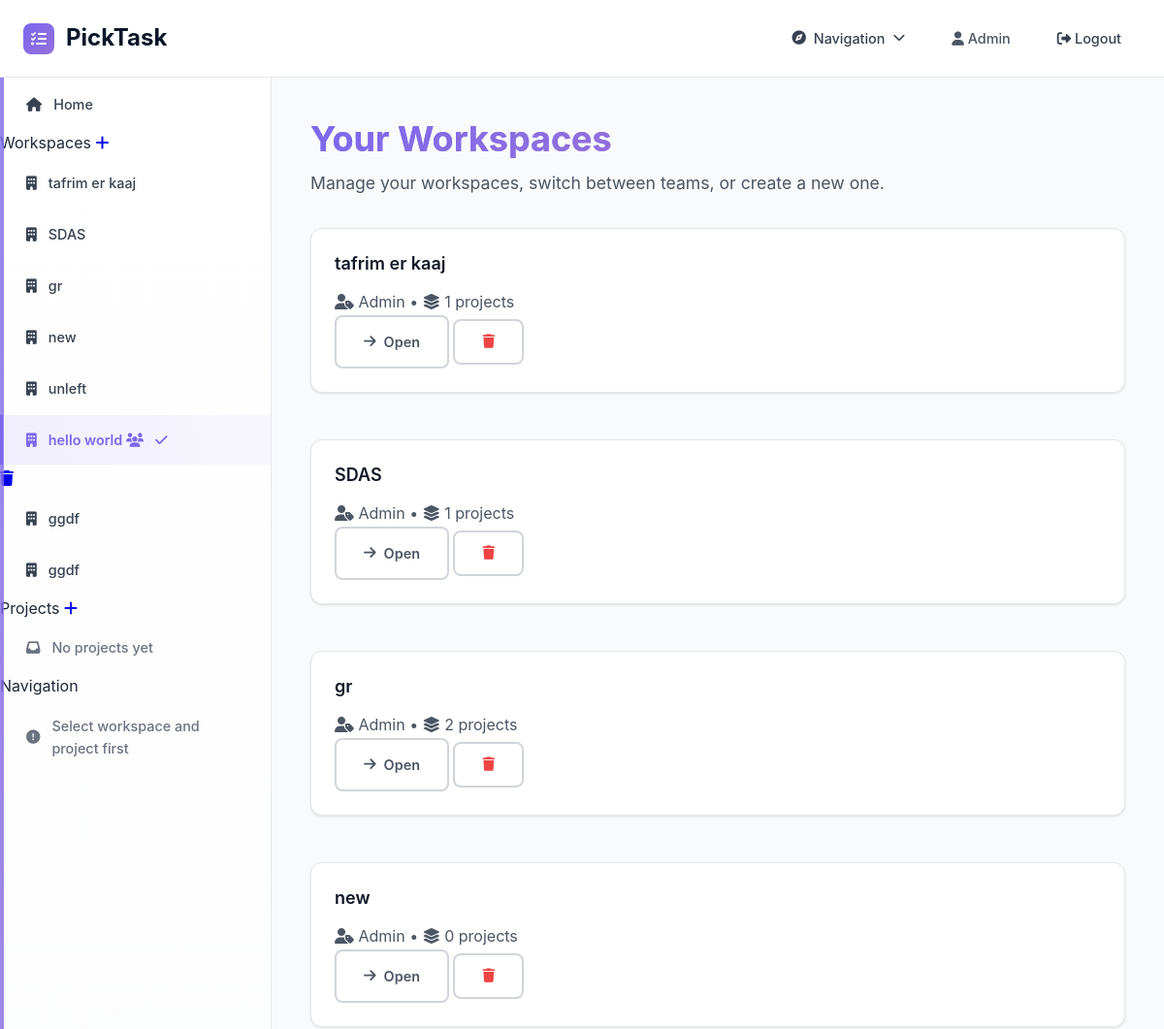
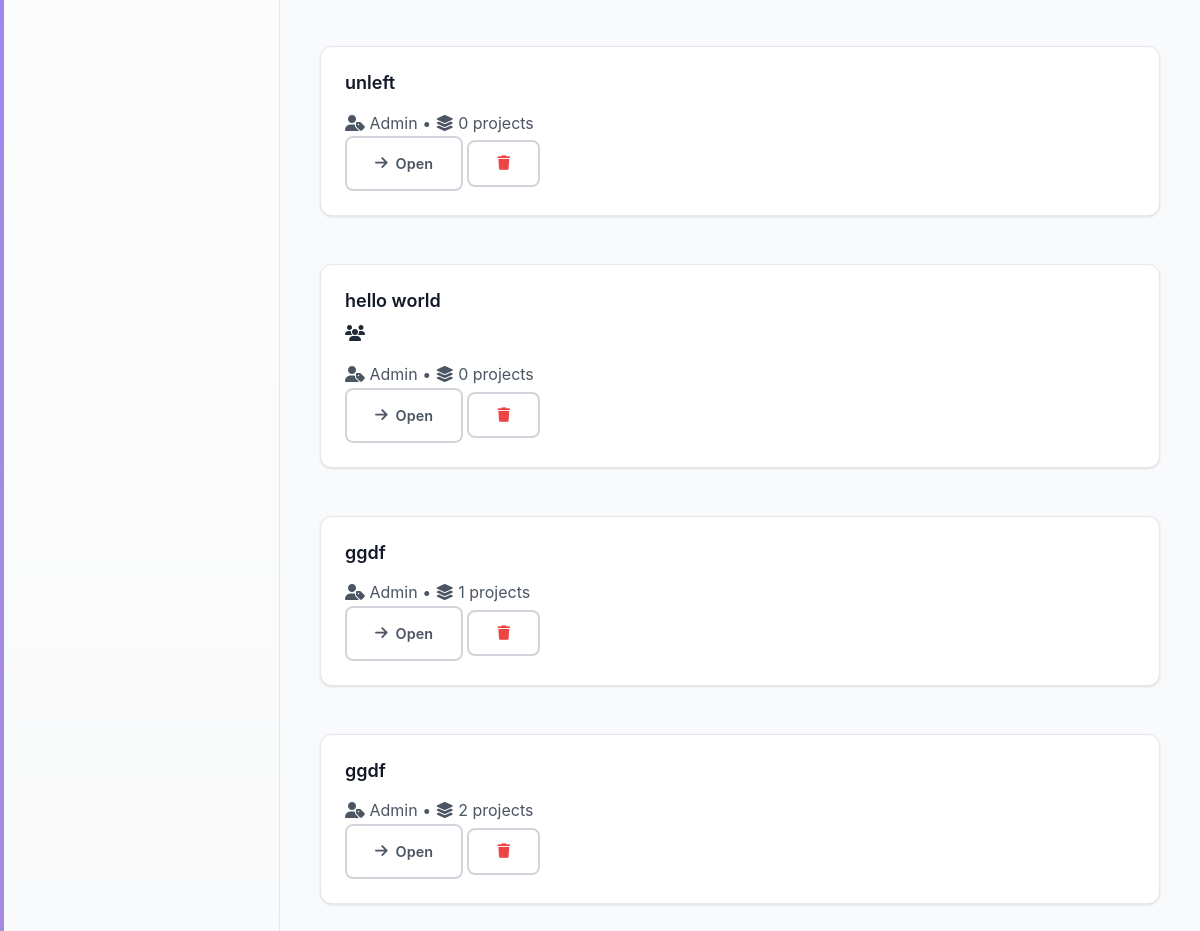
Before: /workspace/list/ (signed in) with the older database file (2 pictures, top to bottom).
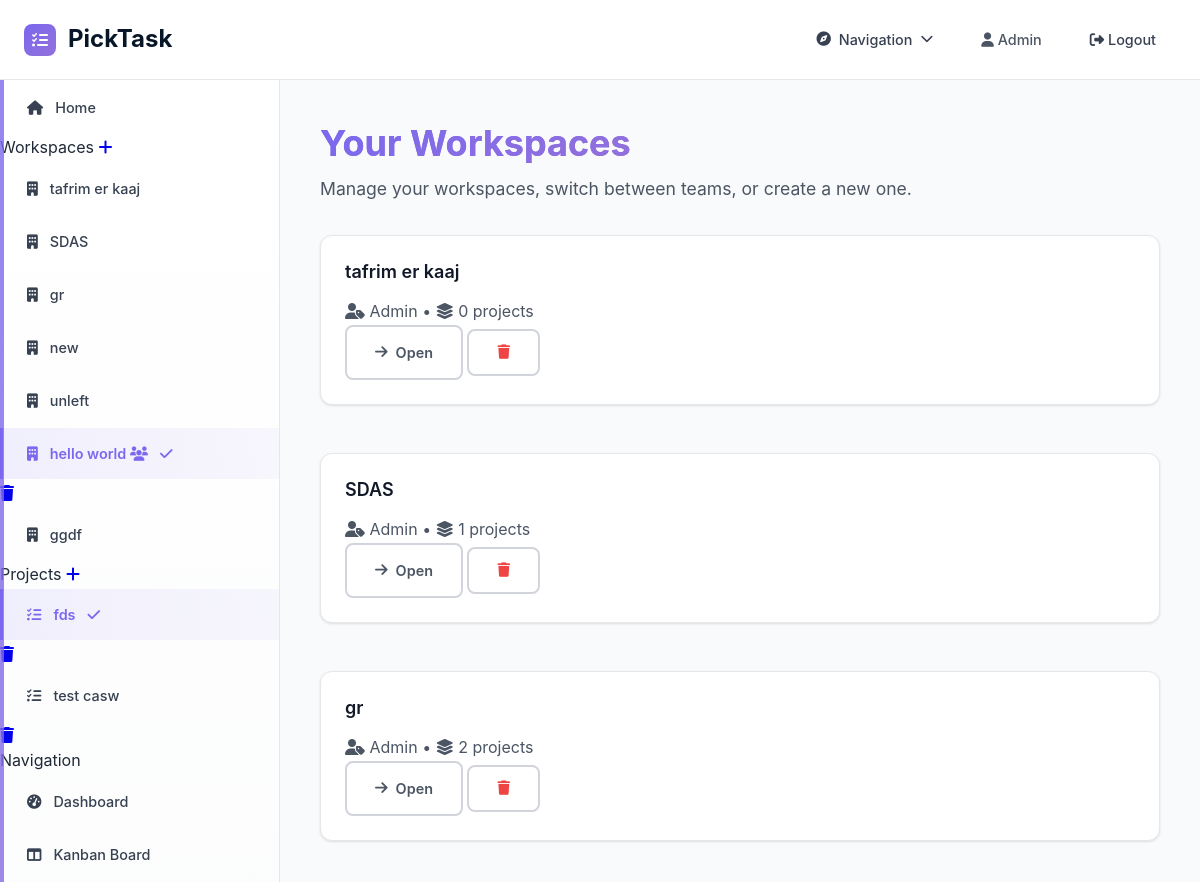
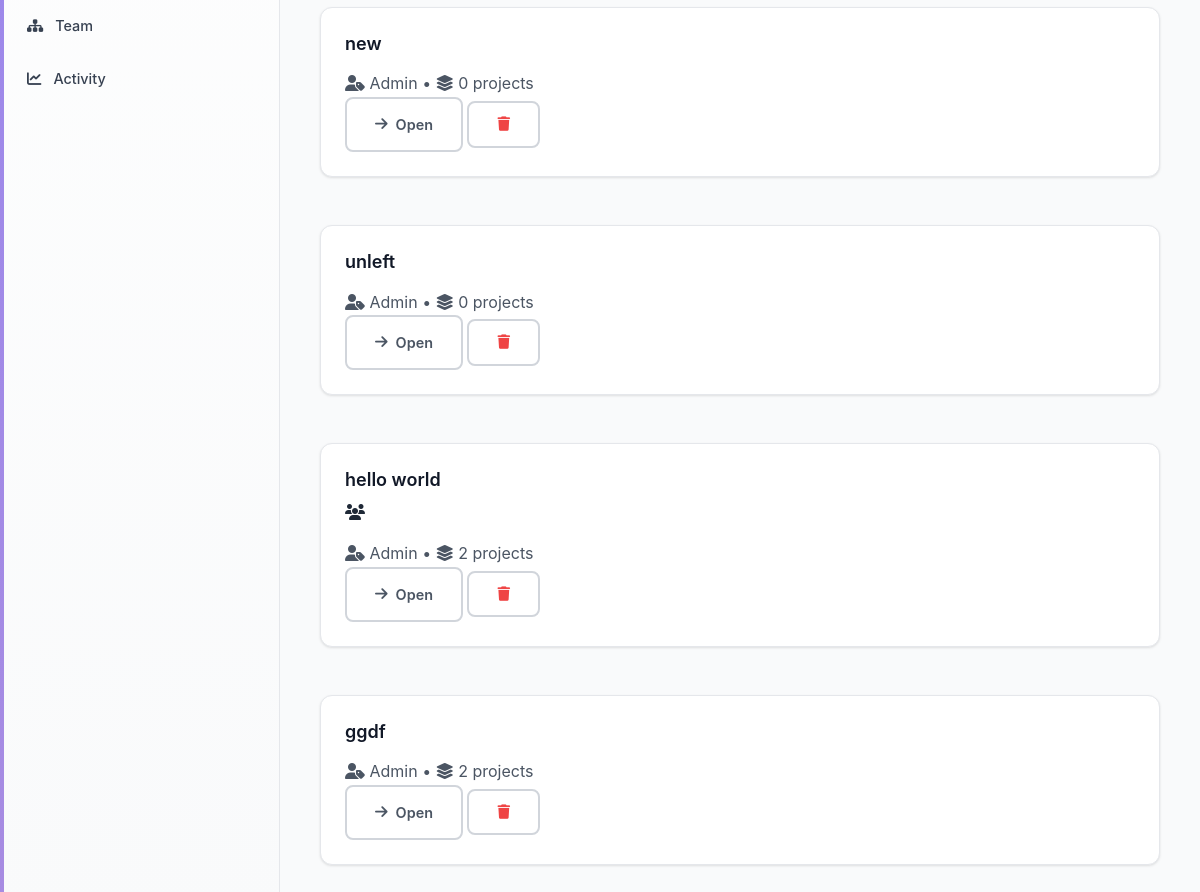
After: the same page with the newer database file (2 pictures, top to bottom).
### workspace/models.py (models this page shows, shortened)
class Workspace(models.Model):
    name = models.CharField(max_length=255)
    created_by = models.ForeignKey(settings.AUTH_USER_MODEL, on_delete=models.CASCADE, related_name='workspaces_created')
    created_at = models.DateTimeField(auto_now_add=True)
    class Meta:
        ordering = ['-created_at']

class Membership(models.Model):
    ROLE_CHOICES = [
        ('admin', 'Admin'),
        ('member', 'Member'),
    ]
    user = models.ForeignKey(settings.AUTH_USER_MODEL, on_delete=models.CASCADE, related_name='memberships')
    workspace = models.ForeignKey(Workspace, on_delete=models.CASCADE, related_name='memberships')
    role = models.CharField(max_length=20, choices=ROLE_CHOICES, default='member')
    joined_at = models.DateTimeField(auto_now_add=True)
    class Meta:
        unique_together = ['user', 'workspace']
        ordering = ['-joined_at']

class Project(models.Model):
    name = models.CharField(max_length=255)
    description = models.TextField(blank=True, null=True)
    workspace = models.ForeignKey(Workspace, on_delete=models.CASCADE, related_name='projects')
    created_by = models.ForeignKey(settings.AUTH_USER_MODEL, on_delete=models.CASCADE, related_name='projects_created')
    created_at = models.DateTimeField(auto_now_add=True)
    color = models.CharField(max_length=7, default='#3B82F6')  # Hex color
    class Meta:
        ordering = ['-created_at']

### workspace/views.py (the view)
# urls.py: path('list/', views.workspace_list, name='workspace-list'),
@login_required
def workspace_list(request):
    memberships = Membership.objects.filter(
        user=request.user
    ).select_related('workspace')
    context = {
        'memberships': memberships,
    }
    return render(request, 'workspace/workspace_list.html', context)

### templates/workspace/workspace_list.html (shortened to what this page needs)
{% extends 'base.html' %}
{% load static %}
{% block content_header %}
<div class="content-header">
    <h1>
        <span style="background: linear-gradient(135deg, var(--primary-teal), var(--primary-green)); -webkit-background-clip: text; -webkit-text-fill-color: transparent;">
            Your Workspaces
        </span>
    </h1>
    <p class="text-gray-600">
        Manage your workspaces, switch between teams, or create a new one.
    </p>
</div>
{% endblock %}
{% block content %}
{% if memberships %}
<div class="grid grid-cols-1 md:grid-cols-2 lg:grid-cols-3 gap-6">
    {% for membership in memberships %}
    <div class="card group hover:shadow-xl transition-all duration-300 transform hover:-translate-y-1 overflow-hidden">
        <div class="card-body p-6">
            <div class="flex items-start justify-between mb-4">
                <h3 class="text-xl font-semibold text-gray-900">{{ membership.workspace.name }}</h3>
                {% if membership.workspace.memberships.count > 1 %}
                <i class="fas fa-users text-primary-teal" title="Shared workspace"></i>
                {% endif %}
            </div>
            <p class="text-gray-600 mb-5">
                <span class="inline-flex items-center gap-1">
                    <i class="fas fa-user-tag text-gray-500"></i>
                    {{ membership.get_role_display|title }}
                </span>
                •
                <span class="inline-flex items-center gap-1">
                    <i class="fas fa-layer-group text-gray-500"></i>
                    {{ membership.workspace.projects.count }} projects
                </span>
            </p>
            <div class="flex gap-3">
                <a href="{% url 'workspace:workspace-detail' membership.workspace.id %}"
                   class="btn btn-outline flex-1 justify-center">
                    <i class="fas fa-arrow-right mr-2"></i> Open
                </a>
                {% if membership.role == 'admin' %}
                <a href="{% url 'workspace:delete-workspace' membership.workspace.id %}"
                   class="btn btn-outline text-error hover:text-white hover:bg-error"
                   title="Delete workspace">
                    <i class="fas fa-trash"></i>
                </a>
                {% endif %}
            </div>
        </div>
    </div>
    {% endfor %}
</div>
{% endif %}
{% endblock %}

### templates/partials/sidebar.html (shortened to what the changed rows need)
<div class="sidebar-nav">
    <div class="nav-section">
        <div class="nav-section-content">
            {% for workspace in workspaces %}
            <div class="nav-item-wrapper">
                <a
                    href="{% url 'workspace:workspace-detail' workspace.id %}"
                    class="nav-item {% if current_workspace and current_workspace.id == workspace.id %}selected{% endif %}"
                    data-workspace-id="{{ workspace.id }}"
                >
                    <div class="nav-item-icon">
                        <i class="fa-solid fa-building"></i>
                    </div>
                    <div class="nav-item-content">
                        <span class="nav-item-title">{{ workspace.name }}</span>
                        {% if workspace.memberships.count > 1 %}
                        <span class="nav-item-badge" title="Shared workspace">
                            <i class="fas fa-users"></i>
                        </span>
                        {% endif %}
                    </div>
                    {% if current_workspace and current_workspace.id == workspace.id %}
                    <div class="nav-item-indicator">
                        <i class="fas fa-check"></i>
                    </div>
                    {% endif %}
                </a>
                {% if user_membership.role == 'admin' and current_workspace and current_workspace.id == workspace.id %}
                <div class="nav-item-actions">
                    <a href="{% url 'workspace:delete-workspace' workspace.id %}"
                       class="nav-action-btn danger"
                       title="Delete Workspace"
                       onclick="return confirm('Delete this workspace? All projects and tasks will be permanently lost.')">
                        <i class="fas fa-trash"></i>
                    </a>
                </div>
                {% endif %}
            </div>
            {% endfor %}
        </div>
    </div>
    <div class="nav-section">
        <div class="nav-section-content">
            {% if current_workspace %}
                {% if current_workspace.projects.all %}
                    {% for project in current_workspace.projects.all %}
                    <div class="nav-item-wrapper">
                        <a
                            href="{% url 'workspace:select-project' current_workspace.id project.id %}"
                            class="nav-item {% if current_project and current_project.id == project.id %}selected{% endif %}"
                            data-project-id="{{ project.id }}"
                        >
                            <div class="nav-item-icon">
                                <i class="fa-solid fa-list-check"></i>
                            </div>
                            <div class="nav-item-content">
                                <span class="nav-item-title">{{ project.name }}</span>
                            </div>
                            {% if current_project and current_project.id == project.id %}
                            <div class="nav-item-indicator">
                                <i class="fas fa-check"></i>
                            </div>
                            {% endif %}
                        </a>
                        {% if user_membership.role == 'admin' or project.created_by == user %}
                        <div class="nav-item-actions">
                            <a href="{% url 'workspace:delete-project' current_workspace.id project.id %}"
                               class="nav-action-btn danger"
                               title="Delete Project"
                               onclick="return confirm('Delete this project? All tasks will be permanently lost.')">
                                <i class="fas fa-trash"></i>
                            </a>
                        </div>
                        {% endif %}
                    </div>
                    {% endfor %}
                {% else %}
                    <div class="nav-item empty-state">
                        <i class="fa-solid fa-inbox"></i>
                        <span>No projects yet</span>
                    </div>
                {% endif %}
            {% else %}
                <div class="nav-item empty-state">
                    <i class="fa-solid fa-exclamation-circle"></i>
                    <span>Select a workspace first</span>
                </div>
            {% endif %}
        </div>
    </div>
    <div class="nav-section">
        <div class="nav-section-content">
            {% if current_workspace and current_project %}
                <a href="{% url 'workspace:dashboard' %}"
                   class="nav-item {% if request.resolver_match.url_name == 'dashboard' %}active{% endif %}">
                    <div class="nav-item-icon">
                        <i class="fas fa-tachometer-alt"></i>
                    </div>
                    <div class="nav-item-content">
                        <span class="nav-item-title">Dashboard</span>
                    </div>
                </a>
                <a href="{% url 'kanban:kanban' current_workspace.id %}"
                   class="nav-item {% if request.resolver_match.url_name == 'kanban' %}active{% endif %}">
                    <div class="nav-item-icon">
                        <i class="fa-solid fa-table-columns"></i>
                    </div>
                    <div class="nav-item-content">
                        <span class="nav-item-title">Kanban Board</span>
                    </div>
                </a>
                <a href="{% url 'team:team' current_workspace.id %}"
                   class="nav-item {% if request.resolver_match.url_name == 'team' %}active{% endif %}">
                    <div class="nav-item-icon">
                        <i class="fa-solid fa-sitemap"></i>
                    </div>
                    <div class="nav-item-content">
                        <span class="nav-item-title">Team</span>
                    </div>
                </a>
                <a href="{% url 'activity:activity' current_workspace.id %}"
                   class="nav-item {% if request.resolver_match.url_name == 'activity' %}active{% endif %}">
                    <div class="nav-item-icon">
                        <i class="fa-solid fa-chart-line"></i>
                    </div>
                    <div class="nav-item-content">
                        <span class="nav-item-title">Activity</span>
                    </div>
                </a>
            {% else %}
                <div class="nav-item empty-state">
                    <i class="fa-solid fa-exclamation-circle"></i>
                    <span>Select workspace and project first</span>
                </div>
            {% endif %}
        </div>
    </div>
</div>

Changed rows visible on the page:
removed Workspace: name "ggdf"
removed Membership: workspace.name "ggdf", role "Admin", workspace.projects.count "1"
added Project: name "fds"
added Project: name "test casw"
computed for Membership "tafrim er kaaj": workspace.projects.count "1" → "0"
computed for Membership "hello world": workspace.projects.count "0" → "2"
Other visible differences:
text no longer shown: "No projects yet Select workspace and project first"
text now shown: "Dashboard Kanban Board Team Activity"
